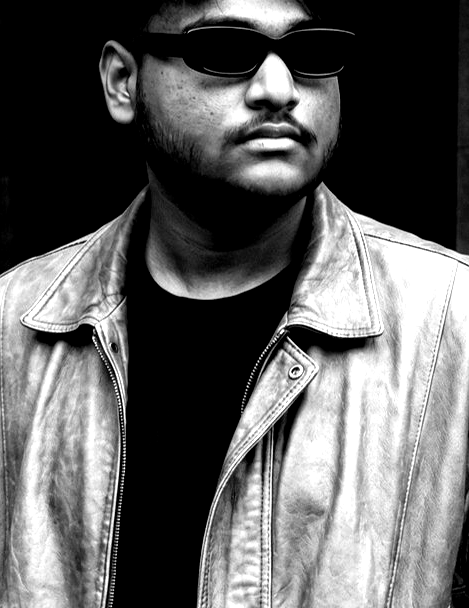
#> input picture data/source-prepped.png, 469 x 608 px, found by its file name
$ python make_ascii_svg.py
#> lines starting #> are read from the running program, lines starting #| are printed output that depends on the picture
import os
import argparse
from PIL import Image

# Character density ramp (sparse/bright to dense/dark)
# Leading space ensures background remains transparent/blank
RAMP = " .`:-=+*cs#%@"

def image_to_ascii(image_path: str, width: int = 65, target_rows: int = 43):
#> called with image_path = 'data/source-prepped.png', width = 90, target_rows = 60
    if not os.path.exists(image_path):
        print(f"[*] Prepped image '{image_path}' missing. Generating default ASCII matrix...")
        return generate_default_matrix(width, target_rows)

    img = Image.open(image_path).convert("L")
#> img is the input picture: PIL image 469x608 L; min 0, max 255, mean 95.4
    img_resized = img.resize((width, target_rows), Image.Resampling.LANCZOS)
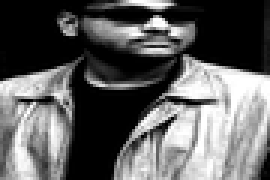
#> img_resized: PIL image 90x60 L (shown 3 times larger); min 0, max 255, mean 95.7

    ascii_rows = []
    pixels = list(img_resized.get_flattened_data()) if hasattr(img_resized, "get_flattened_data") else list(img_resized.getdata())
#> pixels = 5400 values, max 255 at index 44, min 0 at index 0, mean 95.71

    for y in range(target_rows):
        row = []
        for x in range(width):
            brightness = pixels[y * width + x]
            char_idx = int((brightness / 255) * (len(RAMP) - 1))
            row.append(RAMP[char_idx])
        ascii_rows.append("".join(row))
#> after the loop, ascii_rows = 60 items

    return ascii_rows

def generate_default_matrix(width: int, height: int):
    rows = []
    for y in range(height):
        row = []
        for x in range(width):
            dist = ((x - width/2)**2 + (y - height/2)**2)**0.5
            val = int((dist / (width/2)) * (len(RAMP) - 1))
            val = max(0, min(len(RAMP) - 1, val))
            row.append(RAMP[val])
        rows.append("".join(row))
    return rows

def generate_ascii_svg(image_path: str, output_path: str, char_width: int = 90):
    target_rows = 60
    ascii_rows = image_to_ascii(image_path, char_width, target_rows)
#> ascii_rows = 60 items

    font_size = 7.0
    line_height = 5.5

    # Match info-card.svg exactly!
    svg_width = 460
    svg_height = 415

    # Center the ASCII art horizontally inside the 460px box
    # 90 chars * 4.2px per char = ~378px. 460 - 378 = 82. Offset by ~41px.
    text_offset_x = 41

    # SMIL typing animation parameters
    row_duration = 0.04  # seconds per row

    clip_paths = []
    text_elements = []

    for idx, row_text in enumerate(ascii_rows):
        clip_id = f"row-clip-{idx}"
        y_pos = 35 + (idx * line_height)
        start_delay = round(0.08 + (idx * row_duration), 3)

        safe_text = (
            row_text.replace("&", "&amp;")
                    .replace("<", "&lt;")
                    .replace(">", "&gt;")
                    .replace('"', "&quot;")
                    .replace(" ", "&#160;")
        )

        clip_paths.append(f'''
    <clipPath id="{clip_id}">
      <rect x="0" y="{y_pos - 6}" width="0" height="{line_height + 2}">
        <animate attributeName="width" from="0" to="{svg_width}" begin="{start_delay}s" dur="0.2s" fill="freeze" />
      </rect>
    </clipPath>''')

        text_elements.append(f'''
    <text x="{text_offset_x}" y="{y_pos}" clip-path="url(#{clip_id})" class="ascii-text">{safe_text}</text>''')
#> this loop made 60 passes
#> (clip_id, y_pos, start_delay) on passes 1 to 12: ('row-clip-0', 35, 0.08), ('row-clip-1', 40.5, 0.12), ('row-clip-2', 46, 0.16), ('row-clip-3', 51.5, 0.2), ('row-clip-4', 57, 0.24), ('row-clip-5', 62.5, 0.28), ('row-clip-6', 68, 0.32), ('row-clip-7', 73.5, 0.36), ('row-clip-8', 79, 0.4), ('row-clip-9', 84.5, 0.44), ('row-clip-10', 90, 0.48), ('row-clip-11', 95.5, 0.52)
#> after the loop, clip_paths = 60 items; text_elements = 60 items

    # Add terminal prompt at bottom
    prompt_y = 390
    prompt_text = "harshvangar2702-debug@github:~$ whoami Harsh Vangar"
    prompt_delay = round(0.08 + (target_rows * row_duration) + 0.5, 3)

    svg_content = f'''<svg xmlns="http://www.w3.org/2000/svg" viewBox="0 0 {svg_width} {svg_height}" width="{svg_width}" height="{svg_height}">
  <style>
    .bg {{ fill: #0d1117; stroke: #30363d; stroke-width: 1px; }}
    .title-bar {{ fill: #161b22; }}
    .dot-red {{ fill: #ff5f56; }}
    .dot-yellow {{ fill: #ffbd2e; }}
    .dot-green {{ fill: #27c93f; }}
    .title-text {{ font-family: ui-monospace, SFMono-Regular, Menlo, Consolas, monospace; font-size: 11px; fill: #8b949e; font-weight: bold; }}
    .ascii-text {{
      font-family: ui-monospace, SFMono-Regular, Menlo, Consolas, monospace;
      font-size: {font_size}px;
      fill: #f0f6fc;
      letter-spacing: 0px;
      white-space: pre;
    }}
    .prompt-text {{
      font-family: ui-monospace, SFMono-Regular, Menlo, Consolas, monospace;
      font-size: 10px;
      fill: #f0f6fc;
      font-weight: bold;
    }}
  </style>

  <!-- Container Box -->
  <rect width="100%" height="100%" rx="10" ry="10" class="bg" />

  <!-- Terminal Title Bar -->
  <path d="M 0,10 A 10,10 0 0,1 10,0 L {svg_width-10},0 A 10,10 0 0,1 {svg_width},10 L {svg_width},26 L 0,26 Z" class="title-bar" />
  <circle cx="16" cy="13" r="4.5" class="dot-red" />
  <circle cx="29" cy="13" r="4.5" class="dot-yellow" />
  <circle cx="42" cy="13" r="4.5" class="dot-green" />
  <text x="{svg_width/2}" y="17" text-anchor="middle" class="title-text">portrait.ascii</text>

  <defs>
    {''.join(clip_paths)}
    <clipPath id="prompt-clip">
      <rect x="0" y="{prompt_y - 10}" width="0" height="15">
        <animate attributeName="width" from="0" to="{svg_width}" begin="{prompt_delay}s" dur="1s" fill="freeze" />
      </rect>
    </clipPath>
  </defs>

  <!-- ASCII Rows -->
  <g>
    {''.join(text_elements)}
  </g>

  <!-- Terminal Prompt -->
  <g>
    <text x="25" y="{prompt_y}" clip-path="url(#prompt-clip)" class="prompt-text">{prompt_text} <tspan fill="#8b949e">█</tspan>
      <animate attributeName="opacity" values="1;0;1" dur="1s" repeatCount="indefinite" />
    </text>
  </g>
</svg>
'''

    os.makedirs(os.path.dirname(output_path) if os.path.dirname(output_path) else ".", exist_ok=True)
    with open(output_path, "w", encoding="utf-8") as f:
        f.write(svg_content)

    print(f"[+] Generated self-typing ASCII portrait SVG at {output_path}")

def main():
    parser = argparse.ArgumentParser(description="Convert photo to self-typing ASCII SVG.")
    parser.add_argument("--image", type=str, default="data/source-prepped.png", help="Prepped image path")
    parser.add_argument("--output", type=str, default="avi-ascii.svg", help="Output SVG path")
    parser.add_argument("--width", type=int, default=90, help="Character width matrix")
    args = parser.parse_args()

    generate_ascii_svg(args.image, args.output, args.width)

if __name__ == "__main__":
    main()

$ run again, with data/source-photo.jpg saved as data/source-prepped.png
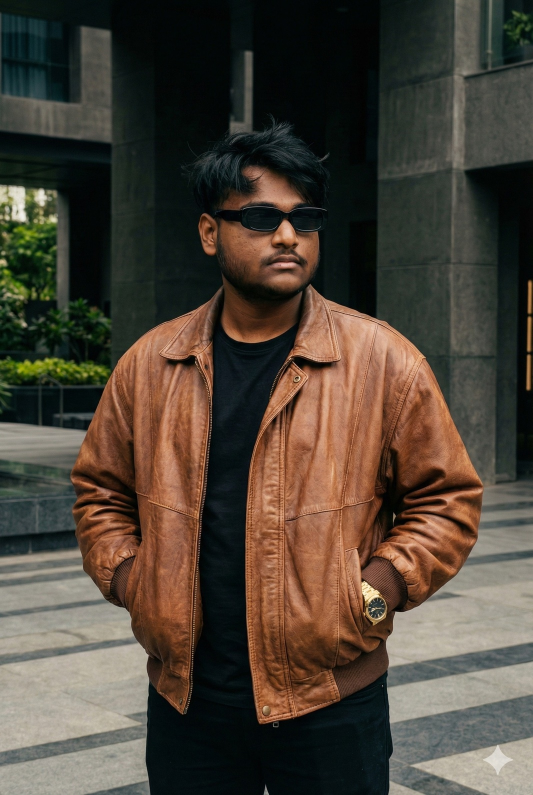
#> input picture data/source-photo.jpg, 1066 x 1590 px, found by its file name (shown at 1/2 size)
#> in image_to_ascii, `img = Image.open(image_path).convert("L")`:
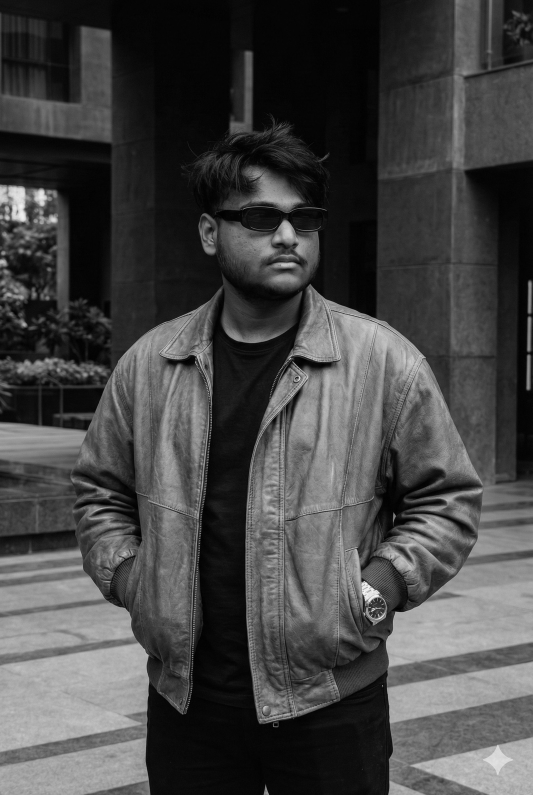
#> img: PIL image 1066x1590 L (shown at 1/2 size); min 0, max 248, mean 68.9
#> in image_to_ascii, `img_resized = img.resize((width, target_rows), Image.Resampling.LANCZOS)`:
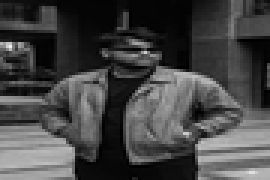
#> img_resized: PIL image 90x60 L (shown 3 times larger); min 0, max 239, mean 68.9
#> pixels = 5400 values, max 239 at index 1353, min 0 at index 403, mean 68.92
#> after the loop in image_to_ascii, `for y in range(target_rows):`: ascii_rows = 60 items
#> the loop in generate_ascii_svg, `for idx, row_text in enumerate(ascii_rows):` made 60 passes
#> (clip_id, y_pos, start_delay) on passes 1 to 8: ('row-clip-0', 35, 0.08), ('row-clip-1', 40.5, 0.12), ('row-clip-2', 46, 0.16), ('row-clip-3', 51.5, 0.2), ('row-clip-4', 57, 0.24), ('row-clip-5', 62.5, 0.28), ('row-clip-6', 68, 0.32), ('row-clip-7', 73.5, 0.36)
